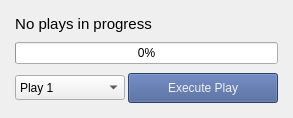
       <widget class="QFrame" name="frame_play_book_cntnr">
        <property name="minimumSize">
         <size>
          <width>0</width>
          <height>0</height>
         </size>
        </property>
        <property name="frameShape">
         <enum>QFrame::NoFrame</enum>
        </property>
        <property name="frameShadow">
         <enum>QFrame::Raised</enum>
        </property>
        <layout class="QVBoxLayout" name="verticalLayout_8">
         <property name="leftMargin">
          <number>6</number>
         </property>
         <property name="topMargin">
          <number>6</number>
         </property>
         <property name="rightMargin">
          <number>6</number>
         </property>
         <property name="bottomMargin">
          <number>6</number>
         </property>
         <item>
          <widget class="QWidget" name="widget_play_book" native="true">
           <property name="sizePolicy">
            <sizepolicy hsizetype="Preferred" vsizetype="Preferred">
             <horstretch>0</horstretch>
             <verstretch>0</verstretch>
            </sizepolicy>
           </property>
           <property name="minimumSize">
            <size>
             <width>0</width>
             <height>0</height>
            </size>
           </property>
           <layout class="QVBoxLayout" name="verticalLayout_4">
            <property name="spacing">
             <number>9</number>
            </property>
            <property name="leftMargin">
             <number>9</number>
            </property>
            <property name="topMargin">
             <number>9</number>
            </property>
            <property name="rightMargin">
             <number>9</number>
            </property>
            <property name="bottomMargin">
             <number>9</number>
            </property>
            <item alignment="Qt::AlignLeft">
             <widget class="QLabel" name="lbl_play_book">
              <property name="sizePolicy">
               <sizepolicy hsizetype="Expanding" vsizetype="Fixed">
                <horstretch>0</horstretch>
                <verstretch>0</verstretch>
               </sizepolicy>
              </property>
              <property name="minimumSize">
               <size>
                <width>0</width>
                <height>0</height>
               </size>
              </property>
              <property name="font">
               <font>
                <pointsize>11</pointsize>
                <weight>50</weight>
                <bold>false</bold>
               </font>
              </property>
              <property name="text">
               <string>No plays in progress</string>
              </property>
              <property name="alignment">
               <set>Qt::AlignCenter</set>
              </property>
             </widget>
            </item>
            <item>
             <widget class="QProgressBar" name="pgs_bar_play_book">
              <property name="sizePolicy">
               <sizepolicy hsizetype="Preferred" vsizetype="Fixed">
                <horstretch>0</horstretch>
                <verstretch>0</verstretch>
               </sizepolicy>
              </property>
              <property name="value">
               <number>0</number>
              </property>
             </widget>
            </item>
            <item>
             <layout class="QHBoxLayout" name="horizontalLayout_3">
              <property name="spacing">
               <number>3</number>
              </property>
              <property name="bottomMargin">
               <number>0</number>
              </property>
              <item alignment="Qt::AlignLeft">
               <widget class="QComboBox" name="cmbo_box_play_book">
                <property name="minimumSize">
                 <size>
                  <width>0</width>
                  <height>25</height>
                 </size>
                </property>
                <property name="toolTip">
                 <string>&lt;html&gt;&lt;head/&gt;&lt;body&gt;&lt;p&gt;Flight Mode&lt;/p&gt;&lt;/body&gt;&lt;/html&gt;</string>
                </property>
                <property name="accessibleName">
                 <string/>
                </property>
                <property name="styleSheet">
                 <string notr="true"/>
                </property>
                <property name="editable">
                 <bool>false</bool>
                </property>
                <property name="currentIndex">
                 <number>0</number>
                </property>
                <property name="maxCount">
                 <number>2147483645</number>
                </property>
                <property name="sizeAdjustPolicy">
                 <enum>QComboBox::AdjustToContents</enum>
                </property>
                <property name="minimumContentsLength">
                 <number>10</number>
                </property>
                <property name="iconSize">
                 <size>
                  <width>1</width>
                  <height>1</height>
                 </size>
                </property>
                <property name="frame">
                 <bool>true</bool>
                </property>
                <property name="modelColumn">
                 <number>0</number>
                </property>
                <item>
                 <property name="text">
                  <string>Play 1</string>
                 </property>
                </item>
                <item>
                 <property name="text">
                  <string comment="Flight">Play 2</string>
                 </property>
                </item>
                <item>
                 <property name="text">
                  <string comment="Flight">Play 3</string>
                 </property>
                </item>
                <item>
                 <property name="text">
                  <string>Play 4</string>
                 </property>
                </item>
               </widget>
              </item>
              <item>
               <widget class="QPushButton" name="btn_exec_play">
                <property name="minimumSize">
                 <size>
                  <width>150</width>
                  <height>30</height>
                 </size>
                </property>
                <property name="maximumSize">
                 <size>
                  <width>150</width>
                  <height>16777215</height>
                 </size>
                </property>
                <property name="cursor">
                 <cursorShape>PointingHandCursor</cursorShape>
                </property>
                <property name="styleSheet">
                 <string notr="true">background-color: rgb(64, 89, 145);
color: rgb(240, 240, 240);</string>
                </property>
                <property name="text">
                 <string>Execute Play</string>
                </property>
               </widget>
              </item>
             </layout>
            </item>
           </layout>
          </widget>
         </item>
        </layout>
       </widget>
